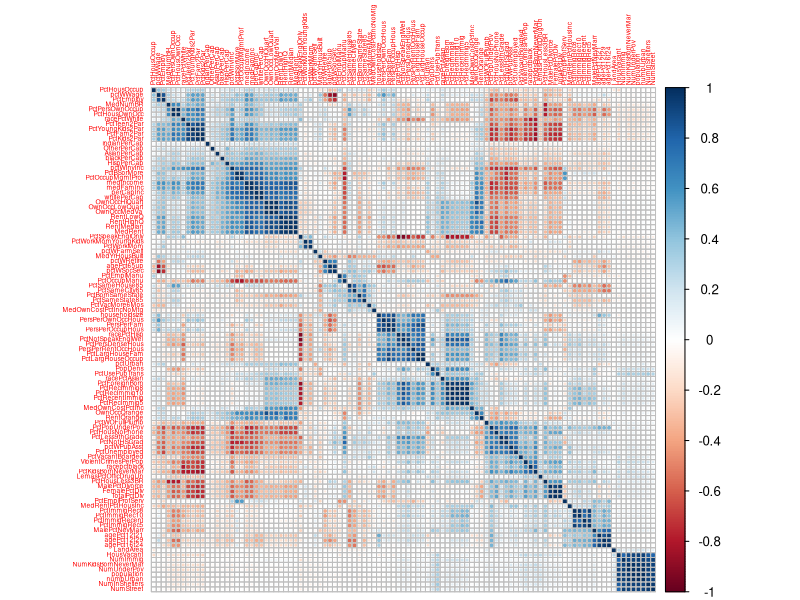
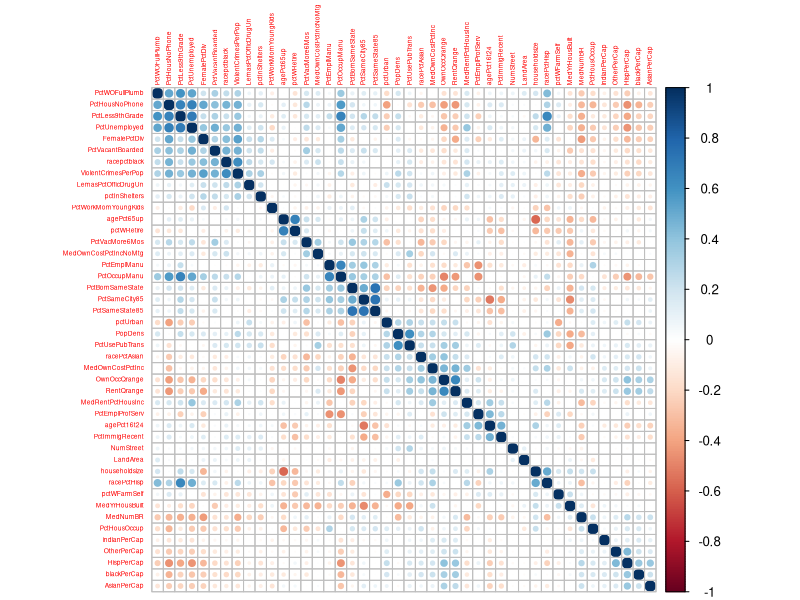

Generate these figures, in order, with R:
library(leaps)
library(car)
library(corrplot)
library(caret)
df = read.csv('cleaned_unnormalized_data.csv')
predictVars = c('murders','murdPerPop','rapes','rapesPerPop','robberies',
                'robbbPerPop','assaults','assaultPerPop','burglaries',
                'burglPerPop','larcenies','larcPerPop','autoTheft','autoTheftPerPop',
                'arsons','arsonsPerPop','nonViolPerPop')

#exclude other predictive variables
df_ViolentCrimesPerPop = df[, -which(names(df) %in% c(predictVars,'fold'))]
df_ViolentCrimesPerPop_num = df_ViolentCrimesPerPop[, unlist(lapply(df_ViolentCrimesPerPop,is.numeric))]
#df_ViolentCrimesPerPop_num = df_ViolentCrimesPerPop_num[, -which(names(df_ViolentCrimesPerPop_num) == 'population')]
### DETECT MULTICOLINARITY
cor = cor(df_ViolentCrimesPerPop_num)
corrplot(cor,tl.cex=0.4,order='hclust')

highCorr = findCorrelation(cor, cutoff=0.75,names=FALSE)
highCorr

#create rate for highly correlated variables
df_ViolentCrimesPerPop_num$pctInShelters = df_ViolentCrimesPerPop_num$NumInShelters/df_ViolentCrimesPerPop_num$population

#var to keep
var_to_keep = c('population','PctPopUnderPov',"PctNotHSGrad","PctEmploy",'PctKidsBornNeverMar','state')

#take out vars highly correlated
df_ViolentCrimesPerPop_num=df_ViolentCrimesPerPop_num[-highCorr]
cor1 = cor(df_ViolentCrimesPerPop_num)
corrplot(cor1,tl.cex=0.4,order='hclust')

#add back in vars we care about 
df_ViolentCrimesPerPop_num = cbind(df_ViolentCrimesPerPop_num,df_ViolentCrimesPerPop[,which(names(df_ViolentCrimesPerPop) %in% var_to_keep)]) 
df_ViolentCrimesPerPop = df_ViolentCrimesPerPop_num

#backward selection of data
regit.bwd = regsubsets(ViolentCrimesPerPop~.-state,data=df_ViolentCrimesPerPop,nvmax=49,method='backward')
summary(regit.bwd)

bestmodel = which.max(summary(regit.bwd)$adjr2)
summary_bestmodel = summary(regit.bwd)$which[bestmodel,]
summary_bestmodel

bestVars = names(summary_bestmodel[summary_bestmodel == TRUE])
bestVars

df.lm = df[, which(names(df) %in% c(bestVars,'state','ViolentCrimesPerPop'))]
df.lm

lm.fit = lm(ViolentCrimesPerPop~.,data=df.lm)
summary(lm.fit)
